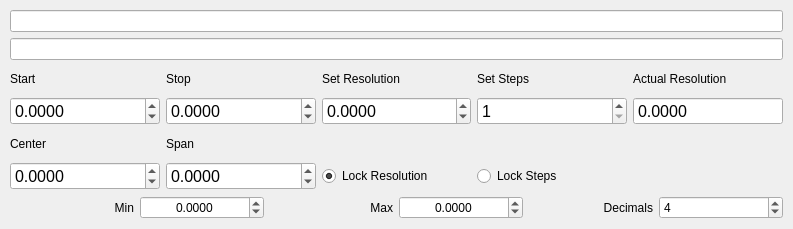
<?xml version="1.0" encoding="UTF-8"?>
<ui version="4.0">
 <class>Form</class>
 <widget class="QWidget" name="Form">
  <property name="geometry">
   <rect>
    <x>0</x>
    <y>0</y>
    <width>793</width>
    <height>229</height>
   </rect>
  </property>
  <property name="sizePolicy">
   <sizepolicy hsizetype="Preferred" vsizetype="Fixed">
    <horstretch>0</horstretch>
    <verstretch>0</verstretch>
   </sizepolicy>
  </property>
  <property name="windowTitle">
   <string>Form</string>
  </property>
  <layout class="QGridLayout" name="gridLayout">
   <property name="margin">
    <number>10</number>
   </property>
   <item row="3" column="5">
    <widget class="QSpinBox" name="uiDecimals">
     <property name="keyboardTracking">
      <bool>false</bool>
     </property>
     <property name="minimum">
      <number>0</number>
     </property>
     <property name="maximum">
      <number>10</number>
     </property>
     <property name="value">
      <number>4</number>
     </property>
    </widget>
   </item>
   <item row="3" column="4">
    <widget class="QLabel" name="label_4">
     <property name="text">
      <string>Decimals</string>
     </property>
     <property name="alignment">
      <set>Qt::AlignRight|Qt::AlignTrailing|Qt::AlignVCenter</set>
     </property>
    </widget>
   </item>
   <item row="3" column="1">
    <widget class="QDoubleSpinBox" name="uiMin">
     <property name="alignment">
      <set>Qt::AlignCenter</set>
     </property>
     <property name="keyboardTracking">
      <bool>false</bool>
     </property>
     <property name="decimals">
      <number>4</number>
     </property>
     <property name="minimum">
      <double>-999999999.000000000000000</double>
     </property>
     <property name="maximum">
      <double>999999999.000000000000000</double>
     </property>
     <property name="singleStep">
      <double>0.000100000000000</double>
     </property>
    </widget>
   </item>
   <item row="3" column="0">
    <widget class="QLabel" name="label_2">
     <property name="sizePolicy">
      <sizepolicy hsizetype="Preferred" vsizetype="Preferred">
       <horstretch>0</horstretch>
       <verstretch>0</verstretch>
      </sizepolicy>
     </property>
     <property name="text">
      <string>Min</string>
     </property>
     <property name="alignment">
      <set>Qt::AlignRight|Qt::AlignTrailing|Qt::AlignVCenter</set>
     </property>
    </widget>
   </item>
   <item row="0" column="0" colspan="6">
    <widget class="QLineEdit" name="uiCollection">
     <property name="readOnly">
      <bool>true</bool>
     </property>
    </widget>
   </item>
   <item row="3" column="3">
    <widget class="QDoubleSpinBox" name="uiMax">
     <property name="alignment">
      <set>Qt::AlignCenter</set>
     </property>
     <property name="keyboardTracking">
      <bool>false</bool>
     </property>
     <property name="decimals">
      <number>4</number>
     </property>
     <property name="minimum">
      <double>-999999999.000000000000000</double>
     </property>
     <property name="maximum">
      <double>999999999.000000000000000</double>
     </property>
     <property name="singleStep">
      <double>0.000100000000000</double>
     </property>
    </widget>
   </item>
   <item row="3" column="2">
    <widget class="QLabel" name="label_3">
     <property name="text">
      <string>Max</string>
     </property>
     <property name="alignment">
      <set>Qt::AlignRight|Qt::AlignTrailing|Qt::AlignVCenter</set>
     </property>
    </widget>
   </item>
   <item row="2" column="0" colspan="6">
    <layout class="QGridLayout" name="gridLayout_2">
     <item row="1" column="0">
      <widget class="QLabel" name="label">
       <property name="text">
        <string>Start</string>
       </property>
      </widget>
     </item>
     <item row="1" column="1">
      <widget class="QLabel" name="label_5">
       <property name="text">
        <string>Stop</string>
       </property>
      </widget>
     </item>
     <item row="1" column="2">
      <widget class="QLabel" name="label_6">
       <property name="text">
        <string>Set Resolution</string>
       </property>
      </widget>
     </item>
     <item row="1" column="3">
      <widget class="QLabel" name="label_7">
       <property name="text">
        <string>Set Steps</string>
       </property>
      </widget>
     </item>
     <item row="1" column="4">
      <widget class="QLabel" name="label_8">
       <property name="text">
        <string>Actual Resolution</string>
       </property>
      </widget>
     </item>
     <item row="2" column="0">
      <widget class="QDoubleSpinBox" name="uiStart">
       <property name="font">
        <font>
         <pointsize>12</pointsize>
        </font>
       </property>
       <property name="keyboardTracking">
        <bool>false</bool>
       </property>
       <property name="decimals">
        <number>4</number>
       </property>
       <property name="minimum">
        <double>-999999999.000000000000000</double>
       </property>
       <property name="maximum">
        <double>999999999.000000000000000</double>
       </property>
       <property name="singleStep">
        <double>0.000100000000000</double>
       </property>
      </widget>
     </item>
     <item row="2" column="1">
      <widget class="QDoubleSpinBox" name="uiStop">
       <property name="font">
        <font>
         <pointsize>12</pointsize>
        </font>
       </property>
       <property name="keyboardTracking">
        <bool>false</bool>
       </property>
       <property name="decimals">
        <number>4</number>
       </property>
       <property name="minimum">
        <double>-999999999.000000000000000</double>
       </property>
       <property name="maximum">
        <double>999999999.000000000000000</double>
       </property>
       <property name="singleStep">
        <double>0.000100000000000</double>
       </property>
      </widget>
     </item>
     <item row="2" column="2">
      <widget class="QDoubleSpinBox" name="uiSetResolution">
       <property name="font">
        <font>
         <pointsize>12</pointsize>
        </font>
       </property>
       <property name="keyboardTracking">
        <bool>false</bool>
       </property>
       <property name="decimals">
        <number>4</number>
       </property>
       <property name="minimum">
        <double>-999999999.000000000000000</double>
       </property>
       <property name="maximum">
        <double>999999999.000000000000000</double>
       </property>
       <property name="singleStep">
        <double>0.000100000000000</double>
       </property>
      </widget>
     </item>
     <item row="2" column="4">
      <widget class="QDoubleSpinBox" name="uiActualResolution">
       <property name="font">
        <font>
         <pointsize>12</pointsize>
        </font>
       </property>
       <property name="readOnly">
        <bool>true</bool>
       </property>
       <property name="buttonSymbols">
        <enum>QAbstractSpinBox::NoButtons</enum>
       </property>
       <property name="keyboardTracking">
        <bool>false</bool>
       </property>
       <property name="decimals">
        <number>4</number>
       </property>
       <property name="minimum">
        <double>-999999999.000000000000000</double>
       </property>
       <property name="maximum">
        <double>999999999.000000000000000</double>
       </property>
       <property name="singleStep">
        <double>0.000100000000000</double>
       </property>
      </widget>
     </item>
     <item row="3" column="1">
      <widget class="QLabel" name="label_10">
       <property name="text">
        <string>Span</string>
       </property>
      </widget>
     </item>
     <item row="3" column="0">
      <widget class="QLabel" name="label_9">
       <property name="text">
        <string>Center</string>
       </property>
      </widget>
     </item>
     <item row="4" column="0">
      <widget class="QDoubleSpinBox" name="uiCenter">
       <property name="font">
        <font>
         <pointsize>12</pointsize>
        </font>
       </property>
       <property name="keyboardTracking">
        <bool>false</bool>
       </property>
       <property name="decimals">
        <number>4</number>
       </property>
       <property name="minimum">
        <double>-999999999.000000000000000</double>
       </property>
       <property name="maximum">
        <double>999999999.000000000000000</double>
       </property>
       <property name="singleStep">
        <double>0.000100000000000</double>
       </property>
      </widget>
     </item>
     <item row="4" column="1">
      <widget class="QDoubleSpinBox" name="uiSpan">
       <property name="font">
        <font>
         <pointsize>12</pointsize>
        </font>
       </property>
       <property name="keyboardTracking">
        <bool>false</bool>
       </property>
       <property name="decimals">
        <number>4</number>
       </property>
       <property name="minimum">
        <double>-999999999.000000000000000</double>
       </property>
       <property name="maximum">
        <double>999999999.000000000000000</double>
       </property>
       <property name="singleStep">
        <double>0.000100000000000</double>
       </property>
      </widget>
     </item>
     <item row="4" column="2">
      <widget class="QRadioButton" name="uiLockResolution">
       <property name="text">
        <string>Lock Resolution</string>
       </property>
       <property name="checked">
        <bool>true</bool>
       </property>
       <attribute name="buttonGroup">
        <string notr="true">buttonGroup</string>
       </attribute>
      </widget>
     </item>
     <item row="4" column="3">
      <widget class="QRadioButton" name="uiLockSteps">
       <property name="text">
        <string>Lock Steps</string>
       </property>
       <attribute name="buttonGroup">
        <string notr="true">buttonGroup</string>
       </attribute>
      </widget>
     </item>
     <item row="2" column="3">
      <widget class="QSpinBox" name="uiSteps">
       <property name="font">
        <font>
         <pointsize>12</pointsize>
        </font>
       </property>
       <property name="keyboardTracking">
        <bool>false</bool>
       </property>
       <property name="minimum">
        <number>1</number>
       </property>
       <property name="maximum">
        <number>999999999</number>
       </property>
      </widget>
     </item>
    </layout>
   </item>
   <item row="1" column="0" colspan="6">
    <widget class="QLineEdit" name="uiName">
     <property name="readOnly">
      <bool>true</bool>
     </property>
    </widget>
   </item>
  </layout>
 </widget>
 <resources/>
 <connections/>
 <buttongroups>
  <buttongroup name="buttonGroup"/>
 </buttongroups>
</ui>
